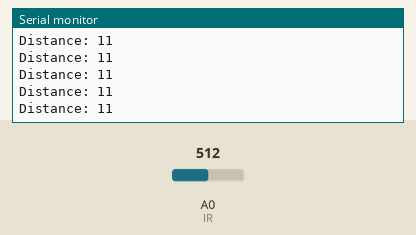
Recording of a sketch running on a simulated Arduino Uno, built with avr-gcc and run on an emulated ATmega328P. Parts: the last lines printed to the serial monitor. The test bench sets the inputs (shaded band); at power-on: A0 (IR) = 512.

Above: at 1.2 s.
1.3 s: A0 (IR) set to 549
At 2.3 s:
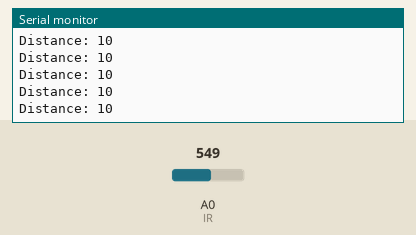
4.3 s: A0 (IR) set to 577
At 5.3 s:
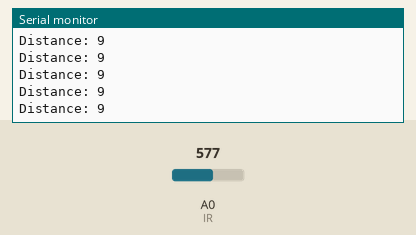
Timing chart, 0 to 7.3 s (numbered marks = the images above; inputs shaded):
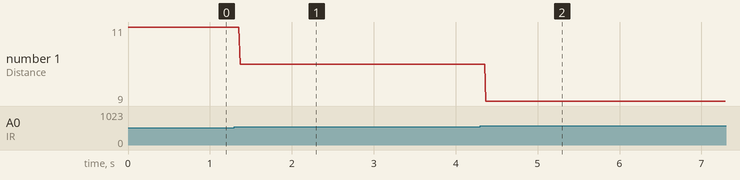

Measured:
- after the input at 1.3 s, the serial monitor: prints a new line after 0.07 s (image 1)
- after the input at 4.3 s, the serial monitor: prints a new line after 0.07 s (image 2)
- plotted number 1: 11 → 10 after the input at 1.3 s, 10 → 9 after the input at 4.3 s

The sketch:

IR_Sensor.ino
```cpp
int IR=A0;

void setup() {
  Serial.begin(9600);
  pinMode(IR, INPUT);
}

void loop() {
  int volt=map(analogRead(IR),0,1023,0,5000); //0~1023의 analog 값을 0~5v 사이의 전압 값으로 메핑(메핑은 값을 맞추어 주는것(=비율을 맞추는것))
  int distance =(27.61 / (volt - 0.1696))*1000; //전압을 기준으로 거리계산

  Serial.print("Distance: ");
  Serial.println(distance);
}
```
